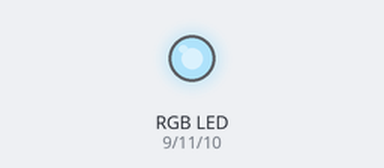
Recording of a sketch running on a simulated Arduino Uno, built with avr-gcc and run on an emulated ATmega328P. Shown: an RGB LED mixed from three pins (HIGH = lit). Dim RGB values are drawn brighter than linear; random numbers use the default seed unless the sketch sets one.

Above: at 0.1 s.
At 4.3 s:
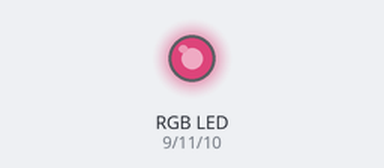
At 9.2 s:
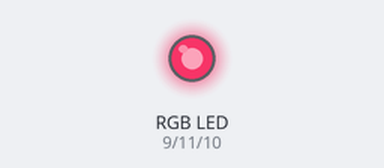
At 19.0 s:
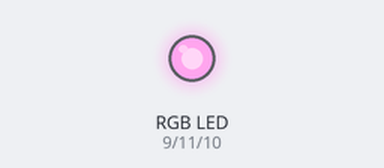
At 28.8 s:
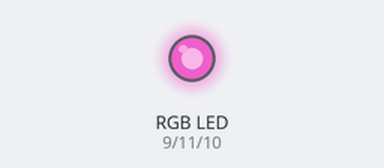
At 39.3 s:
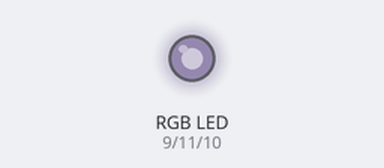
Timing chart, 0 to 40.0 s (numbered marks = the images above):
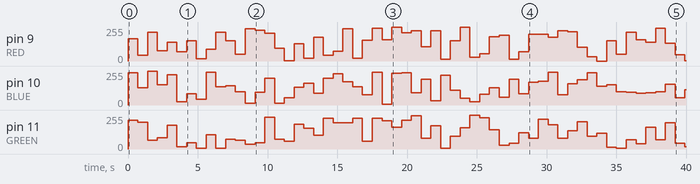

The sketch:

RGBRainbow.ino
```cpp
// C++ code
//

const byte RED = 9;
const byte BLUE = 10;
const byte GREEN = 11;

void setup (){
  pinMode (RED, OUTPUT);
  pinMode (BLUE, OUTPUT);
  pinMode (GREEN, OUTPUT);
}

//void loop(){
  //analogWrite (RED, 255);
  //analogWrite (BLUE, 0);
 // analogWrite (GREEN, 0);
//}
void loop(){
  analogWrite (RED,random(256));
  analogWrite (BLUE,random (256));
  analogWrite (GREEN,random(256));
  delay(700);
}

  
```

Measured:
- by itself, pin 9 (RED): 0/255 → 167/255 at 0.00 s, → 42/255 0.70 s later, → 216/255 0.70 s later, → 77/255 0.70 s later, … (58 changes in this stretch)
- by itself, pin 11 (GREEN): 0/255 → 217/255 at 0.00 s, → 200/255 0.70 s later, → 67/255 0.70 s later, → 85/255 0.70 s later, … (58 changes in this stretch)
